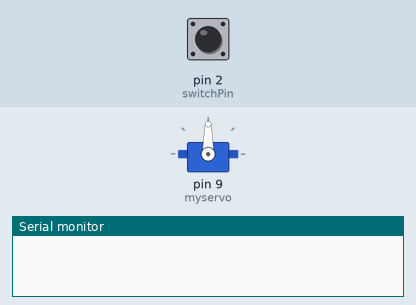
Simulated run of this sketch. Board: Arduino Uno, built with avr-gcc and run on an emulated ATmega328P. On the bench: servo, the last lines printed to the serial monitor. Inputs (shaded band) come from the test bench; at power-on: pin 2 (switchPin) LOW.

Above: at 1.2 s.
1.3 s: pin 2 (switchPin) pulled HIGH for 0.15 s
At 2.2 s:
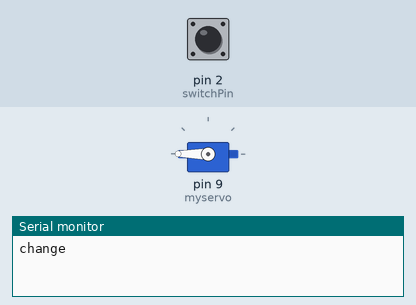
4.4 s: pin 2 (switchPin) pulled HIGH for 1 s
At 5.3 s:
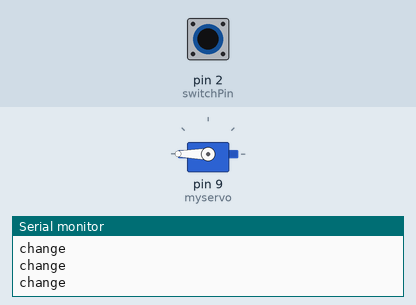
8.1 s: pin 2 (switchPin) pulled HIGH for 3.2 s
At 9.5 s:
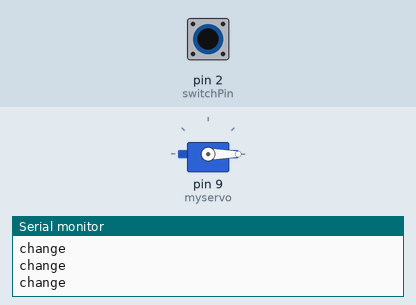
Timing chart, 0 to 13.9 s (numbered marks = the images above; inputs shaded):
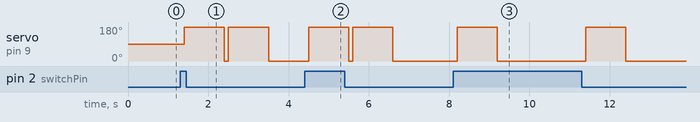

Measured:
- after the input at 1.3 s, servo on pin 9 (myservo): alternates 180° for 1.0 s and 0° for 0.10 s, starting after 0.10 s
- after the input at 4.4 s, servo on pin 9 (myservo): alternates 180° for 1.0 s and 0° for 0.10 s, starting after 0.10 s
- after the input at 8.1 s, servo on pin 9 (myservo): alternates 180° for 1.0 s and 0° for 2.2 s, 4 changes in all, then stays 0°, starting after 0.10 s

The sketch:

light_off_feed.ino
```cpp
/*#include <Servo.h>

Servo myservo;  // 서보모터 객체 생성
int switchPin = 2;  // 스위치 핀 설정
int pos = 0;  // 서보모터 각도 변수
int switchState = 0;  // 스위치 상태 변수
int lastSwitchState = 0;  // 이전 스위치 상태 변수

void setup() {
  myservo.attach(9);  // 서보모터를 9번 핀에 연결
  pinMode(switchPin, INPUT);  // 스위치 핀을 입력으로 설정
}

void loop() {
  switchState = digitalRead(switchPin);  // 스위치 상태 읽기

  if (switchState != lastSwitchState) {
    if (switchState == HIGH) {
      pos = 30;  // 스위치가 눌렸을 때 서보모터 각도를 30도로 설정
    } else {
      pos = 0;  // 스위치가 해제되면 서보모터 각도를 0도로 설정
    }
    myservo.write(pos);  // 서보모터를 지정한 각도로 회전
    delay(15);  // 서보모터가 움직이는 동안 잠시 기다림
  }

  lastSwitchState = switchState;  // 이전 스위치 상태 업데이트
}

#include <Servo.h>

Servo myservo;
int switchPin = 2;  // 스위치 연결 핀
int pos = 0;        // 서보모터의 현재 위치
int targetPos = 30; // 목표 회전 각도

void setup() {
  myservo.attach(9); // 서보모터 핀을 9번에 연결
  pinMode(switchPin, INPUT_PULLUP); // 내부 풀업 저항 사용하여 스위치 연결
}

void loop() {
  int switchState = digitalRead(switchPin); // 스위치 상태 읽기

  if (switchState == LOW) { // 스위치가 눌렸을 때
    for (pos = 0; pos <= targetPos; pos += 1) { // 서보모터 회전
      myservo.write(pos);
      delay(15);
    }
    delay(500); // 0.5초 딜레이
    for (pos = targetPos; pos >= 0; pos -= 1) { // 서보모터 원위치로 회전
      myservo.write(pos);
      delay(15);
    }
  }
}


#include <Servo.h>

Servo myservo;
int pos = 70;        // 서보모터의 현재 위치
int targetPos = 140; // 목표 회전 각도

void setup() {
  myservo.attach(9); // 서보모터 핀을 9번에 연결
}

void loop() {
  myservo.write(targetPos); // 30도 회전
  delay(1000);               // 0.5초 딜레이
  myservo.write(70);         // 원위치로 회전
  delay(3000);         // 0.5초 딜레이

}

const int switchPin = 2;  // 스위치 핀
const int ledPin = 13;    // LED 핀

void setup() {
  pinMode(switchPin, INPUT);  // 스위치 핀을 입력 모드로 설정
  pinMode(ledPin, OUTPUT);    // LED 핀을 출력 모드로 설정
}

void loop() {
  int switchState = digitalRead(switchPin);  // 스위치 상태 읽기

  if (switchState == HIGH) {
    digitalWrite(ledPin, HIGH);  // 스위치가 눌려지면 LED 켜기
  } else {
    digitalWrite(ledPin, LOW);   // 스위치가 눌려지지 않으면 LED 끄기
  }
}*/


#include <Servo.h>

Servo myservo;  // 서보모터 객체 생성
int switchPin = 2;  // 스위치 핀 설정
int pos = 0;  // 서보모터 각도 변수
int switchState = 0;  // 스위치 상태 변수
int lastSwitchState = LOW;  // 이전 스위치 상태 변수

void setup() {
  Serial.begin(9600);
  myservo.attach(9);  // 서보모터를 9번 핀에 연결
  pinMode(switchPin, INPUT);  // 스위치 핀을 입력으로 설정
}

void loop() {
  switchState = digitalRead(switchPin);  // 스위치 상태 읽기
  //Serial.println(switchState);


  delay(100);
  if(switchState != lastSwitchState){
      Serial.println("change");

      if(switchState){
        myservo.write(180);
        delay(1000);               // 0.5초 딜레이
        myservo.write(0);
      }
      else{
        myservo.write(180);
        delay(1000);               // 0.5초 딜레이
        myservo.write(0);
      }
      lastSwitchState = switchState;
  }

}
```
